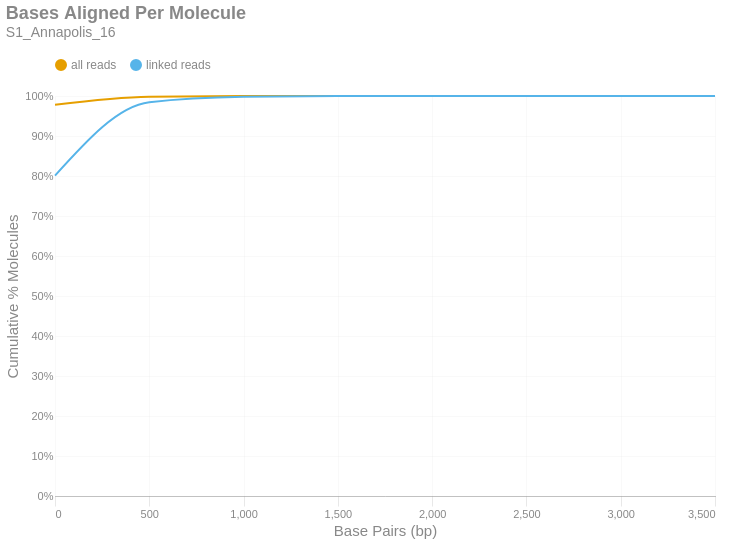

The code cell stored with this chart in its notebook:
### Markdown cell above
### Bases Aligned Per Molecule
This is a cumulative frequency distribution showing the number of base pairs aligned per unique molecule. These data are shown in 500 bp bins. There are two distributions: one with `all reads` (yellow) and another with only `linked reads` (blue). The percent of molecules in the `linked reads` distribution is relative to the total number of linked molecules.

### Code cell
if SKIPLR:
    print_html(f"Skipped")
else:
    binned_df = consolidated_hist(valids['aligned_bp'], mask, 500, True)
    with SafeRender(binned_df):
        (
            density_plot(binned_df, 'Bases Aligned Per Molecule', samplename, 'basesper')
            .encode(
                x=alt.X('bin:Q', title="Base Pairs (bp)").axis(tickMinStep=500).scale(padding=0),
                y=alt.Y('value:Q', title='Cumulative % Molecules')
                    .axis(format='%')
                    .scale(domain = [0,1])
                    .stack(False),
                color=alt.Color("key:N").scale(domain = ["all reads", "linked reads"]),
                tooltip = [
                    alt.Tooltip("key:N", title = "Data Type"),
                    alt.Tooltip("range_label:N", title="Bases Aligned Per Molecule"),
                    alt.Tooltip("value:Q", format = ".2%", title="% Molecules (Cum.)")
                ]
            )
        ).display()

### Figure 1 — Vega-Lite specification as saved in the notebook (floating-point values rounded to 4 significant figures)
{"width": "container", "height": 400, "config": {"title": {"anchor": "start", "dy": -15, "fontSize": 18, "color": "#888888", "subtitleColor": "#888888", "subtitleFontSize": 14}, "arc": {"fill": "#0072B2"}, "axis": {"domainColor": "#888888", "domainWidth": 0.5, "gridWidth": 0.2, "grid": false, "titleFontWeight": 400, "titleFontSize": 15, "labelFontSize": 11, "labelColor": "#888888", "tickColor": "#888888", "tickWidth": 0.2, "titleColor": "#888888"}, "axisBand": {"grid": false}, "axisX": {"grid": true, "tickSize": 10, "domainCap": "round"}, "axisY": {"domain": false, "grid": true, "tickSize": 0, "domainCap": "round"}, "background": "transparent", "header": {"labelFontSize": 15, "labelColor": "#888888", "titleFontSize": 15, "titleFontWeight": 600, "titleColor": "#888888"}, "legend": {"labelFont": "sans-serif", "labelFontSize": 12, "labelColor": "#888888", "symbolSize": 100, "symbolType": "circle", "titleFontSize": 12, "titlePadding": 10, "titleColor": "#888888", "title": null, "orient": "top"}, "range": {"category": ["#E69F00", "#56B4E9", "#009E73", "#F0E442", "#0072B2", "#D55E00", "#CC79A7", "#000000"], "diverging": ["#cfe8f3", "#a2d4ec", "#73bfe2", "#46abdb", "#1696d2", "#12719e"]}, "area": {"fill": "#0072B2", "fillOpacity": 0.7, "line": true, "strokeOpacity": 0.7}, "line": {"color": "#0072B2", "stroke": "#0072B2", "strokeWidth": 2}, "trail": {"color": "#0072B2", "stroke": "#0072B2", "strokeWidth": 0, "size": 1}, "point": {"filled": true, "fillOpacity": 1.0, "size": 95}, "text": {"color": "#888888", "fontSize": 11, "align": "right", "fontWeight": 400, "size": 11}, "bar": {"fill": "#0072B2", "stroke": null}, "view": {"stroke": null, "continuousWidth": 660, "continuousHeight": 400}}, "data": {"name": "data-6674409a7863e477333a24e0018cf543"}, "mark": {"type": "line", "interpolate": "monotone", "point": {"opacity": 0, "size": 275}}, "encoding": {"color": {"field": "key", "scale": {"domain": ["all reads", "linked reads"]}, "type": "nominal"}, "tooltip": [{"field": "key", "title": "Data Type", "type": "nominal"}, {"field": "range_label", "title": "Bases Aligned Per Molecule", "type": "nominal"}, {"field": "value", "format": ".2%", "title": "% Molecules (Cum.)", "type": "quantitative"}], "x": {"axis": {"tickMinStep": 500}, "field": "bin", "scale": {"padding": 0}, "title": "Base Pairs (bp)", "type": "quantitative"}, "y": {"axis": {"format": "%"}, "field": "value", "scale": {"domain": [0, 1]}, "stack": false, "title": "Cumulative % Molecules", "type": "quantitative"}}, "params": [{"name": "param_c36ac31b6afebe62", "select": {"type": "point", "fields": ["key"]}, "bind": "legend"}], "title": {"text": "Bases Aligned Per Molecule", "subtitle": "S1_Annapolis_16"}, "transform": [{"fold": ["all reads (cumsum)", "linked reads (cumsum)"]}, {"calculate": "replace(datum.key, ' (cumsum)', '')", "as": "key"}, {"filter": {"param": "param_c36ac31b6afebe62"}}], "usermeta": {"embedOptions": {"downloadFileName": "S1_Annapolis_16.basesper"}}, "$schema": "https://vega.github.io/schema/vega-lite/v6.1.0.json", "datasets": {"data-6674409a7863e477333a24e0018cf543": [{"bin": "0.0", "interval": "0.0-500.0", "all reads": 0.9783, "linked reads": 0.8011, "all reads (cumsum)": 0.9783, "linked reads (cumsum)": 0.8011, "range_label": "0-499"}, {"bin": "500.0", "interval": "500.0-1000.0", "all reads": 0.02005, "linked reads": 0.1833, "all reads (cumsum)": 0.9983, "linked reads (cumsum)": 0.9843, "range_label": "500-999"}, {"bin": "1000.0", "interval": "1000.0-1500.0", "all reads": 0.001477, "linked reads": 0.01369, "all reads (cumsum)": 0.9998, "linked reads (cumsum)": 0.998, "range_label": "1000-1499"}, {"bin": "1500.0", "interval": "1500.0-2000.0", "all reads": 0.0001808, "linked reads": 0.001701, "all reads (cumsum)": 1.0, "linked reads (cumsum)": 0.9997, "range_label": "1500-1999"}, {"bin": "2000.0", "interval": "2000.0-2500.0", "all reads": 2.403e-05, "linked reads": 0.0002263, "all reads (cumsum)": 1.0, "linked reads (cumsum)": 1.0, "range_label": "2000-2499"}, {"bin": "2500.0", "interval": "2500.0-3000.0", "all reads": 3.191e-06, "linked reads": 3.005e-05, "all reads (cumsum)": 1.0, "linked reads (cumsum)": 1.0, "range_label": "2500-2999"}, {"bin": "3000.0", "interval": "3000.0-3500.0", "all reads": 7.508e-07, "linked reads": 7.071e-06, "all reads (cumsum)": 1.0, "linked reads (cumsum)": 1.0, "range_label": "3000-3499"}, {"bin": "3500.0", "interval": "3500.0-4000.0", "all reads": 1.877e-07, "linked reads": 1.768e-06, "all reads (cumsum)": 1.0, "linked reads (cumsum)": 1.0, "range_label": "3500-3999"}]}}
